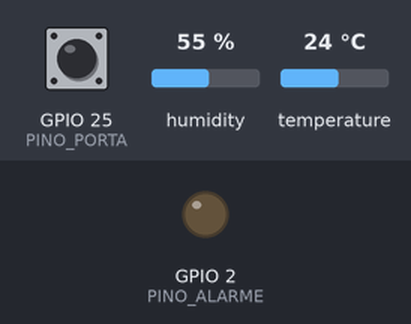
Bench run of a sketch on a simulated ESP32. On the bench: output pins drawn as LEDs (lit = HIGH). The inputs (shaded band) are chosen by the test bench; at power-on: GPIO 25 (PINO_PORTA) HIGH, humidity 55 %, temperature 24 °C. WiFi joins after 1.5 s; servers stay silent unless stated; uploads are accepted with an empty reply; what the sketch prints to the serial monitor is not drawn.

Above: at 0.1 s.
At 125.3 s:
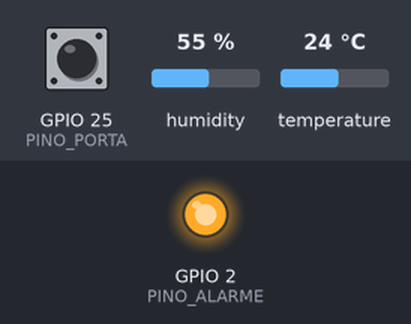
Timing chart, 0 to 126.8 s (numbered marks = the images above):
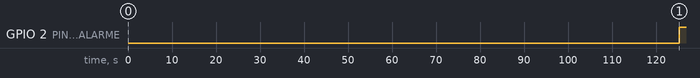

Measured:
- by itself, GPIO 2 (PINO_ALARME): LOW → HIGH at 125 s

The sketch:

frioconecta_no_v0.ino
```cpp
// FrioConecta: firmware v0 do nó de monitoramento de câmara fria
// IFSC Câmpus São José, projeto IFSC-cooperamais
//
// Status: v0, escrito a partir da estação IoT do PJI3 (2026/1). Ainda não testado
// em câmara fria. Serve de base para a Meta M3 (nó com rádio LoRa).
//
// O que esta versão faz:
//   - lê temperatura e umidade (DHT22) a cada 5 s e calcula a média móvel;
//   - lê o sensor de porta (reed switch) e mede há quanto tempo a porta está aberta;
//   - gera alarmes de temperatura fora da faixa (com tempo de persistência)
//     e de porta aberta por tempo demais;
//   - envia a telemetria em um único JSON para o ThingsBoard a cada 30 s;
//   - guarda as mensagens não enviadas em uma fila e reenvia quando a rede volta.
//
// Próximos passos (roadmap do projeto):
//   - M3: trocar o envio por Wi-Fi por rádio LoRa/LoRaWAN (AU915);
//   - M3: sensores de CO2 (SCD41), energia e pressões do ciclo;
//   - M4: leitura e ajuste de setpoint do controlador da câmara via Modbus RS-485.

#include <WiFi.h>
#include <WiFiClientSecure.h>
#include <HTTPClient.h>
#include "DHT.h"

// ═════════════ CONFIGURAÇÃO DE REDE ═════════════
const char* WIFI_SSID = "Nome da Rede";
const char* WIFI_PASSWORD = "Senha da Rede";
const char* TB_TOKEN = "SEU_TOKEN_DO_DISPOSITIVO";  // um único dispositivo no ThingsBoard
const char* TB_HOST = "https://thingsboard.cloud";

// ═════════════ PINOS ═════════════
#define DHTPIN 5          // mesmo pino da estação IoT
#define DHTTYPE DHT22
#define PINO_PORTA 25     // reed switch entre o pino e o GND (fechado = porta fechada)
#define PINO_ALARME 2     // LED da placa ou buzzer

// ═════════════ PARÂMETROS DA CÂMARA ═════════════
const float TEMP_MIN = 0.0;                // °C, faixa de resfriados
const float TEMP_MAX = 8.0;                // °C
const unsigned long PERSISTENCIA_MS = 120000;  // fora da faixa por 2 min gera alarme
const unsigned long PORTA_MAX_MS = 120000;     // porta aberta por mais de 2 min gera alarme

// ═════════════ TEMPOS ═════════════
const unsigned long INTERVALO_LEITURA = 5000;
const unsigned long INTERVALO_ENVIO = 30000;

// ═════════════ ESTADO ═════════════
DHT dht(DHTPIN, DHTTYPE);

const int N_MEDIA = 6;
float historico[N_MEDIA];
int idx_hist = 0;
int n_hist = 0;

float temp_media = NAN;
float umidade = NAN;
bool porta_aberta = false;
unsigned long inicio_porta = 0;
unsigned long inicio_fora_faixa = 0;
bool fora_faixa = false;
int codigo_alarme = 0;  // 0 normal, 1 temperatura, 2 porta, 3 ambos

unsigned long ultima_leitura = 0;
unsigned long ultimo_envio = 0;

// Fila simples de mensagens não enviadas
const int TAM_FILA = 20;
String fila[TAM_FILA];
int ini_fila = 0;
int n_fila = 0;

// ═════════════ REDE ═════════════
void conectar_wifi() {
  if (WiFi.status() == WL_CONNECTED) return;
  Serial.printf("Conectando WiFi: %s\n", WIFI_SSID);
  WiFi.begin(WIFI_SSID, WIFI_PASSWORD);
  unsigned long t0 = millis();
  while (WiFi.status() != WL_CONNECTED && millis() - t0 < 15000) {
    delay(500);
    Serial.print(".");
  }
  Serial.println(WiFi.status() == WL_CONNECTED ? "\nWiFi conectado" : "\nSem WiFi, seguindo offline");
}

bool enviar_json(const String& json) {
  if (WiFi.status() != WL_CONNECTED) return false;

  WiFiClientSecure client;
  client.setInsecure();  // v0: trocar por certificado na versão de campo
  HTTPClient http;
  String url = String(TB_HOST) + "/api/v1/" + TB_TOKEN + "/telemetry";

  if (!http.begin(client, url)) return false;
  http.addHeader("Content-Type", "application/json");
  http.setTimeout(10000);
  int code = http.POST(json);
  http.end();

  Serial.printf("Envio HTTP %d: %s\n", code, json.c_str());
  return code >= 200 && code < 300;
}

void enfileirar(const String& json) {
  int pos = (ini_fila + n_fila) % TAM_FILA;
  fila[pos] = json;
  if (n_fila < TAM_FILA) {
    n_fila++;
  } else {
    ini_fila = (ini_fila + 1) % TAM_FILA;  // fila cheia: descarta a mais antiga
  }
}

void esvaziar_fila() {
  while (n_fila > 0) {
    if (!enviar_json(fila[ini_fila])) return;
    ini_fila = (ini_fila + 1) % TAM_FILA;
    n_fila--;
  }
}

// ═════════════ LEITURAS E ALARMES ═════════════
void ler_sensores() {
  float t = dht.readTemperature();
  float u = dht.readHumidity();

  if (!isnan(t)) {
    historico[idx_hist] = t;
    idx_hist = (idx_hist + 1) % N_MEDIA;
    if (n_hist < N_MEDIA) n_hist++;
    float soma = 0;
    for (int i = 0; i < n_hist; i++) soma += historico[i];
    temp_media = soma / n_hist;
  } else {
    Serial.println("Erro DHT22");
  }
  if (!isnan(u)) umidade = u;

  bool aberta = digitalRead(PINO_PORTA) == HIGH;  // com pull-up, aberta = HIGH
  if (aberta && !porta_aberta) inicio_porta = millis();
  porta_aberta = aberta;
}

void avaliar_alarmes() {
  unsigned long agora = millis();

  bool fora = !isnan(temp_media) && (temp_media < TEMP_MIN || temp_media > TEMP_MAX);
  if (fora && !fora_faixa) inicio_fora_faixa = agora;
  fora_faixa = fora;

  bool alarme_temp = fora_faixa && (agora - inicio_fora_faixa >= PERSISTENCIA_MS);
  bool alarme_porta = porta_aberta && (agora - inicio_porta >= PORTA_MAX_MS);

  codigo_alarme = (alarme_temp ? 1 : 0) + (alarme_porta ? 2 : 0);
  digitalWrite(PINO_ALARME, codigo_alarme ? HIGH : LOW);
}

String montar_json() {
  unsigned long tempo_porta_s = porta_aberta ? (millis() - inicio_porta) / 1000 : 0;
  String json = "{";
  json += "\"temperatura\":" + (isnan(temp_media) ? String("null") : String(temp_media, 2));
  json += ",\"umidade\":" + (isnan(umidade) ? String("null") : String(umidade, 1));
  json += ",\"porta_aberta\":" + String(porta_aberta ? "true" : "false");
  json += ",\"tempo_porta_s\":" + String(tempo_porta_s);
  json += ",\"alarme\":" + String(codigo_alarme);
  json += ",\"rssi_wifi\":" + String(WiFi.status() == WL_CONNECTED ? WiFi.RSSI() : 0);
  json += ",\"uptime_s\":" + String(millis() / 1000);
  json += "}";
  return json;
}

// ═════════════ SETUP E LOOP ═════════════
void setup() {
  Serial.begin(115200);
  Serial.println("=== FrioConecta: no v0 ===");

  dht.begin();
  pinMode(PINO_PORTA, INPUT_PULLUP);
  pinMode(PINO_ALARME, OUTPUT);
  digitalWrite(PINO_ALARME, LOW);

  conectar_wifi();
}

void loop() {
  unsigned long agora = millis();

  if (agora - ultima_leitura >= INTERVALO_LEITURA) {
    ultima_leitura = agora;
    ler_sensores();
    avaliar_alarmes();
  }

  if (agora - ultimo_envio >= INTERVALO_ENVIO) {
    ultimo_envio = agora;
    conectar_wifi();
    enfileirar(montar_json());
    esvaziar_fila();
    if (n_fila > 0) Serial.printf("Mensagens na fila: %d\n", n_fila);
  }
}
```
